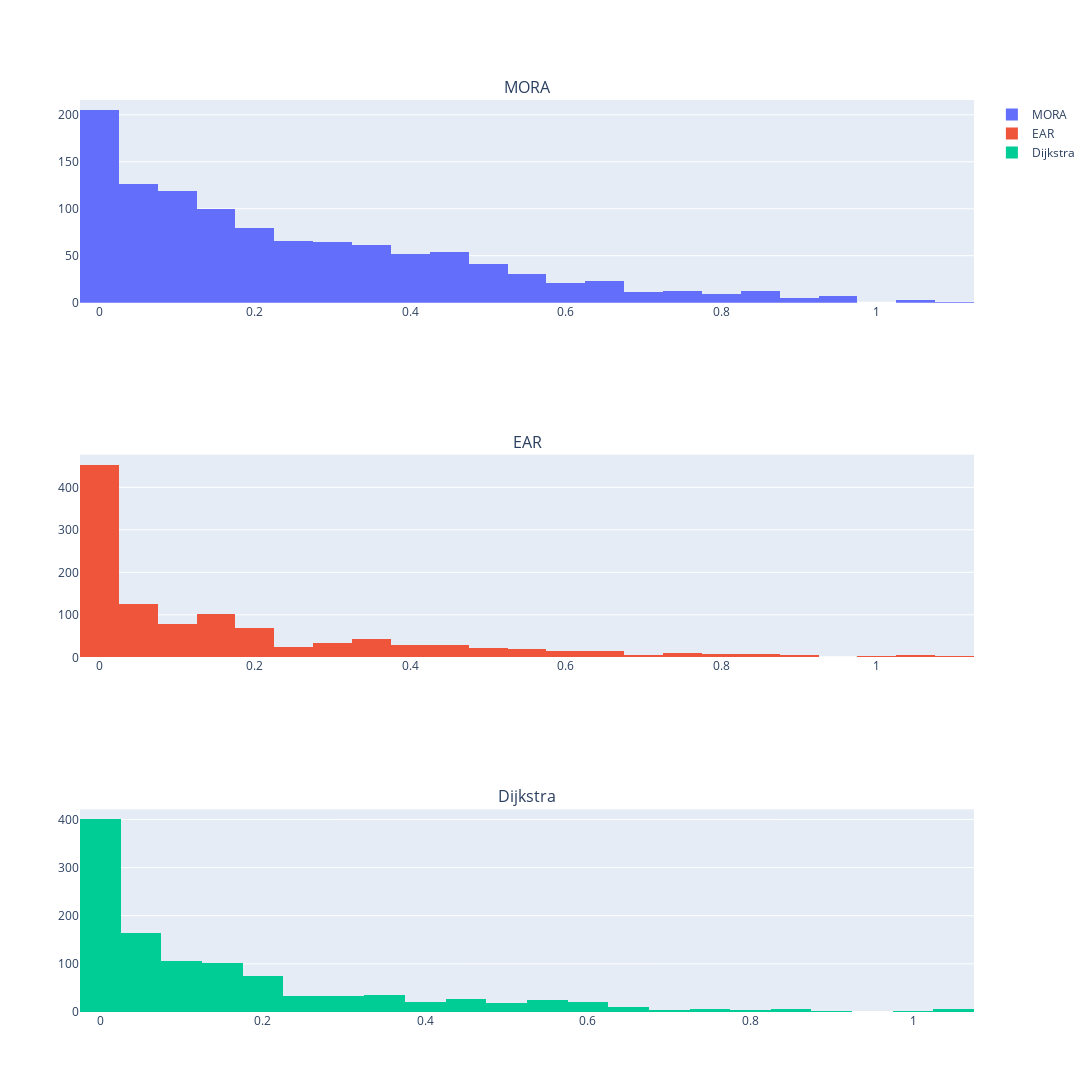

Write notebook code for a chart like this one.
### Code cell
cat = []
for idx, df in enumerate([df_MORA['Link usage'], df_EAR['Link usage'], df_D['Link usage']]):
    cat.append([])
    for row in df:
        l = json.loads(row)
        cat[idx] = cat[idx] +l

names = ['MORA', 'EAR', 'Dijkstra']
fig = make_subplots(rows=len(cat), cols=1, subplot_titles=('MORA', 'EAR', 'Dijkstra'))

for alg in range(len(cat)):
    fig.add_trace(go.Histogram(x=cat[alg], name=names[alg]), row = alg+1, col=1)
    
fig.update_layout(
autosize=False,
width=1300,
height=1200,)

fig.show()

### Figure 1 — Plotly figure (JSON) as saved in the notebook; plotly's stock layout.template omitted (floating-point values rounded to 4 significant figures; data arrays with more than 128 entries replaced by an {"elided": "..."} marker saying what was removed)
{"data": [{"name": "MORA", "type": "histogram", "x": {"elided": "1104 float values"}, "xaxis": "x", "yaxis": "y"}, {"name": "EAR", "type": "histogram", "x": {"elided": "1104 float values"}, "xaxis": "x2", "yaxis": "y2"}, {"name": "Dijkstra", "type": "histogram", "x": {"elided": "1104 float values"}, "xaxis": "x3", "yaxis": "y3"}], "layout": {"annotations": [{"font": {"size": 16}, "showarrow": false, "text": "MORA", "x": 0.5, "xanchor": "center", "xref": "paper", "y": 1, "yanchor": "bottom", "yref": "paper"}, {"font": {"size": 16}, "showarrow": false, "text": "EAR", "x": 0.5, "xanchor": "center", "xref": "paper", "y": 0.6111, "yanchor": "bottom", "yref": "paper"}, {"font": {"size": 16}, "showarrow": false, "text": "Dijkstra", "x": 0.5, "xanchor": "center", "xref": "paper", "y": 0.2222, "yanchor": "bottom", "yref": "paper"}], "autosize": false, "height": 1200, "width": 1300, "xaxis": {"anchor": "y", "autorange": false, "domain": [0, 1], "range": [-0.025, 1.125], "type": "linear"}, "xaxis2": {"anchor": "y2", "autorange": true, "domain": [0, 1], "range": [-0.025, 1.125], "type": "linear"}, "xaxis3": {"anchor": "y3", "autorange": true, "domain": [0, 1], "range": [-0.025, 1.075], "type": "linear"}, "yaxis": {"anchor": "x", "autorange": true, "domain": [0.7778, 1], "range": [0, 215.8]}, "yaxis2": {"anchor": "x2", "autorange": true, "domain": [0.3889, 0.6111], "range": [0, 476.8]}, "yaxis3": {"anchor": "x3", "autorange": true, "domain": [0, 0.2222], "range": [0, 421.1]}}}
